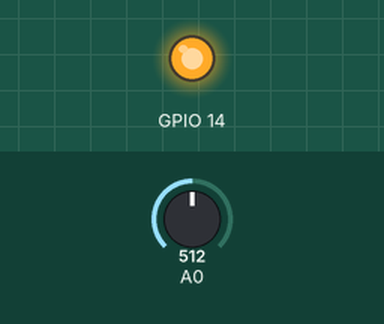
Bench run of a sketch on a simulated ESP8266 (NodeMCU). On the bench: output pins drawn as LEDs (lit = HIGH). The inputs (shaded band) are chosen by the test bench; at power-on: A0 = 512. WiFi joins after 1.5 s; servers stay silent unless stated; uploads are accepted with an empty reply; what the sketch prints to the serial monitor is not drawn.

Above: at 0.1 s.
At 1.6 s:
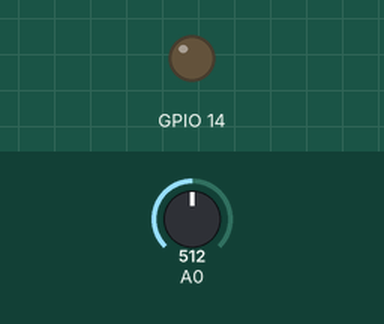
Timing chart, 0 to 3.1 s (numbered marks = the images above):
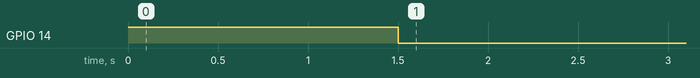

The sketch:

iotexample.ino
```cpp
int a;
#include <ESP8266WiFi.h>
#include <stdio.h>

const char* host = "sepaj.ir";
int sens,sensp,sensmax;
int def(int x1,int x2,int d){
  if((x1-x2)>d)
    return 1;
  else if((x2-x1)>d)
    return 0;
  else
    return 1;
}
void setup() {

pinMode(14,OUTPUT);
digitalWrite(14,1);

Serial.begin(9600);
 WiFi.begin("pouya","123321123");
    while (WiFi.status() != WL_CONNECTED) {
    delay(500);
    Serial.print(".");
  }


digitalWrite(14,0);


  Serial.println("");
  Serial.println("WiFi connected");
  Serial.println("IP address: ");
  Serial.println(WiFi.localIP());
  WiFiClient client;
  const int httpPort = 80;
  if (!client.connect(host, httpPort)) {
    Serial.println("connection failed");
    return;
  }
  else{Serial.println("hoora!");}


      sensp=sens;
      sensmax=sens;
}
void loop() {
sens=analogRead(A0);

  Serial.println(sens);

  WiFiClient client;
  const int httpPort = 80;
  if (!client.connect(host, httpPort)) {
    Serial.println("connection failed");
    return;
  }


  char url[100];
  sprintf(url,"/hand2.php?sens=%d",sens);
  client.print(String("GET ") + url + " HTTP/1.1\r\n" +
               "Host: " + host + "\r\n" +
               "Connection: close\r\n\r\n");
  unsigned long timeout = millis();
  while (client.available() == 0) {
    if (millis() - timeout > 5000) {
      Serial.println(">>> Client Timeout !");
      client.stop();
      return;
    }
  }
  while(client.available()){
    String line = client.readString();
    Serial.print(line);
  }

wdt_reset();
}
```
